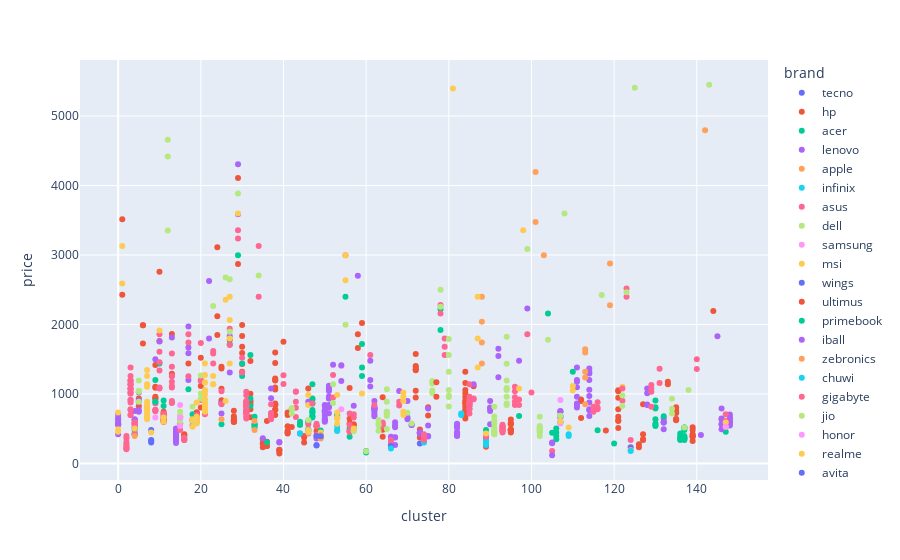

The cell this chart's notebook holds for it:
### Code cell
# Cruzamento entre brand e price, apresentando os clusters
px.scatter(df_laptops, x='cluster', y='price', color='brand')

### Figure 1 — Plotly figure (JSON) as saved in the notebook; plotly's stock layout.template omitted (floating-point values rounded to 4 significant figures; data arrays with more than 128 entries replaced by an {"elided": "..."} marker saying what was removed)
{"data": [{"hovertemplate": "brand=tecno<br>cluster=%{x}<br>price=%{y}<extra></extra>", "legendgroup": "tecno", "marker": {"color": "#636efa", "symbol": "circle"}, "mode": "markers", "name": "tecno", "orientation": "v", "showlegend": true, "type": "scatter", "x": [73, 44], "xaxis": "x", "y": [287.7, 431.6], "yaxis": "y"}, {"hovertemplate": "brand=hp<br>cluster=%{x}<br>price=%{y}<extra></extra>", "legendgroup": "hp", "marker": {"color": "#EF553B", "symbol": "circle"}, "mode": "markers", "name": "hp", "orientation": "v", "showlegend": true, "type": "scatter", "x": {"elided": "205 int values"}, "xaxis": "x", "y": {"elided": "205 float values"}, "yaxis": "y"}, {"hovertemplate": "brand=acer<br>cluster=%{x}<br>price=%{y}<extra></extra>", "legendgroup": "acer", "marker": {"color": "#00cc96", "symbol": "circle"}, "mode": "markers", "name": "acer", "orientation": "v", "showlegend": true, "type": "scatter", "x": [53, 47, 25, 4, 49, 47, 147, 49, 47, 130, 30, 30, 137, 46, 136, 13, 104, 49, 89, 47, 97, 10, 137, 33, 137, 44, 46, 33, 33, 33, 44, 53, 116, 120, 47, 130, 44, 47, 36, 4, 4, 137, 47, 130, 106, 106, 56, 78, 130, 136, 32, 130, 4, 47, 49, 137, 136, 137, 46, 47, 106, 106, 137, 46, 53, 107, 33, 59, 18, 27, 89, 105, 59, 59, 130, 17, 32, 55, 32, 130, 137, 56, 78, 29, 136, 47, 136, 11, 11], "xaxis": "x", "y": [479.6, 935.4, 563.6, 419.6, 395.7, 683.5, 455.6, 473.7, 1139.0, 575.6, 1439.0, 1259.0, 371.7, 467.6, 395.7, 875.4, 2159.0, 383.7, 359.7, 731.5, 683.5, 1439.0, 335.7, 563.6, 359.7, 557.7, 599.5, 539.7, 515.7, 563.6, 557.6, 683.5, 477.3, 287.7, 767.6, 791.4, 599.5, 740.0, 305.7, 479.6, 419.6, 515.6, 683.5, 635.5, 443.6, 503.6, 497.6, 1919.0, 809.5, 431.6, 1559.0, 905.5, 503.6, 863.4, 369.3, 359.6, 353.7, 515.6, 491.6, 659.5, 394.5, 347.8, 479.6, 599.5, 698.8, 677.5, 670.4, 1720.0, 707.5, 1715.0, 479.6, 441.4, 1259.0, 1379.0, 539.6, 1067.0, 827.4, 2400.0, 934.2, 551.6, 395.7, 384.9, 2219.0, 2998.0, 335.7, 917.5, 359.7, 827.5, 905.5], "yaxis": "y"}, {"hovertemplate": "brand=lenovo<br>cluster=%{x}<br>price=%{y}<extra></extra>", "legendgroup": "lenovo", "marker": {"color": "#ab63fa", "symbol": "circle"}, "mode": "markers", "name": "lenovo", "orientation": "v", "showlegend": true, "type": "scatter", "x": {"elided": "201 int values"}, "xaxis": "x", "y": {"elided": "201 float values"}, "yaxis": "y"}, {"hovertemplate": "brand=apple<br>cluster=%{x}<br>price=%{y}<extra></extra>", "legendgroup": "apple", "marker": {"color": "#FFA15A", "symbol": "circle"}, "mode": "markers", "name": "apple", "orientation": "v", "showlegend": true, "type": "scatter", "x": [113, 142, 113, 88, 113, 101, 101, 103, 88, 88, 113, 113, 119, 119, 88], "xaxis": "x", "y": [851.4, 4796.0, 1235.0, 1439.0, 1319.0, 3477.0, 4196.0, 2997.0, 2397.0, 1739.0, 1595, 1643.0, 2278.0, 2877.0, 2038.0], "yaxis": "y"}, {"hovertemplate": "brand=infinix<br>cluster=%{x}<br>price=%{y}<extra></extra>", "legendgroup": "infinix", "marker": {"color": "#19d3f3", "symbol": "circle"}, "mode": "markers", "name": "infinix", "orientation": "v", "showlegend": true, "type": "scatter", "x": [4, 83, 74, 89, 74, 44, 83, 53, 107, 89, 74, 53, 46], "xaxis": "x", "y": [419.6, 719.5, 359.7, 335.7, 323.7, 431.6, 695.5, 467.6, 587.6, 311.7, 299.7, 539.6, 467.6], "yaxis": "y"}, {"hovertemplate": "brand=asus<br>cluster=%{x}<br>price=%{y}<extra></extra>", "legendgroup": "asus", "marker": {"color": "#FF6692", "symbol": "circle"}, "mode": "markers", "name": "asus", "orientation": "v", "showlegend": true, "type": "scatter", "x": {"elided": "210 int values"}, "xaxis": "x", "y": {"elided": "210 float values"}, "yaxis": "y"}, {"hovertemplate": "brand=dell<br>cluster=%{x}<br>price=%{y}<extra></extra>", "legendgroup": "dell", "marker": {"color": "#B6E880", "symbol": "circle"}, "mode": "markers", "name": "dell", "orientation": "v", "showlegend": true, "type": "scatter", "x": [91, 80, 80, 57, 5, 52, 15, 20, 122, 104, 91, 42, 20, 102, 107, 18, 94, 63, 138, 78, 102, 65, 91, 94, 65, 20, 91, 65, 65, 91, 91, 107, 15, 15, 102, 42, 5, 42, 91, 5, 26, 63, 91, 76, 102, 76, 63, 134, 65, 5, 65, 91, 76, 99, 76, 70, 143, 18, 29, 23, 125, 108, 134, 5, 63, 134, 102, 94, 94, 91, 102, 102, 71, 80, 12, 117, 102, 123, 52, 15, 27, 55, 94, 94, 91, 94, 94, 65, 65, 80, 137, 78, 80, 80, 122, 34, 27, 12, 12, 91, 46, 57, 102, 15, 94, 80], "xaxis": "x", "y": [419.6, 818.4, 974.9, 475.5, 1037.0, 869.4, 599.7, 1007.0, 827.4, 1781.0, 455.6, 791.4, 929.4, 470.6, 687.2, 611.5, 839.5, 626.0, 1055.0, 2500.0, 440.5, 718.3, 419.6, 1823, 1067.0, 1265.0, 617.5, 683.5, 743.5, 815.9, 675.7, 682.2, 683.5, 611.5, 467.6, 791.4, 1193.0, 719.5, 449.6, 1031.0, 2678.0, 550.1, 459.9, 1187.0, 395.7, 1049.0, 575.6, 929.4, 496.9, 1047.0, 725.5, 447.1, 1013.0, 3088.0, 1151.0, 730.4, 5451.0, 814.2, 3886.0, 2267.0, 5409.0, 3598.0, 785.6, 887.4, 471.2, 719.5, 501.4, 1055.0, 1085.0, 491.6, 524.0, 671.5, 575.6, 955.8, 3352.0, 2423.0, 490.4, 2465.0, 1138.0, 743.5, 1895.0, 1997.0, 1193.0, 959.7, 515.6, 1067.0, 863.4, 887.4, 743.5, 1790.0, 515.7, 2255.0, 1319.0, 1559.0, 976.3, 2704.0, 2650.0, 4659.0, 4419.0, 575.6, 623.5, 461.6, 539.6, 670.4, 1434.0, 1055.0], "yaxis": "y"}, {"hovertemplate": "brand=samsung<br>cluster=%{x}<br>price=%{y}<extra></extra>", "legendgroup": "samsung", "marker": {"color": "#FF97FF", "symbol": "circle"}, "mode": "markers", "name": "samsung", "orientation": "v", "showlegend": true, "type": "scatter", "x": [54, 15, 107, 15, 107, 15, 54], "xaxis": "x", "y": [779.5, 539.6, 575.6, 839.4, 911.4, 659.5, 1403.0], "yaxis": "y"}, {"hovertemplate": "brand=msi<br>cluster=%{x}<br>price=%{y}<extra></extra>", "legendgroup": "msi", "marker": {"color": "#FECB52", "symbol": "circle"}, "mode": "markers", "name": "msi", "orientation": "v", "showlegend": true, "type": "scatter", "x": [7, 21, 89, 7, 7, 26, 11, 4, 53, 21, 19, 21, 46, 53, 7, 46, 7, 7, 18, 21, 59, 21, 27, 81, 69, 26, 7, 7, 21, 7, 87, 27, 87, 19, 7, 7, 87, 27, 29, 53, 49, 10, 97, 7, 19, 7, 69, 11, 23, 69, 23, 19, 23, 69, 0, 19, 18, 122, 21, 98, 21, 19, 21, 55, 21, 21, 46, 46, 1, 7, 21, 55, 1, 27, 21, 69, 147, 147, 57, 0, 53, 110, 21, 110, 107, 53, 53, 0, 21, 7], "xaxis": "x", "y": [635.5, 800.9, 431.2, 839.4, 659.5, 899.4, 599.5, 503.6, 659.5, 743.5, 635.5, 755.5, 479.6, 647.5, 683.5, 443.6, 815.4, 785.5, 527.6, 1271.0, 1007.0, 795.8, 2399.0, 5397.0, 959.4, 2358.0, 755.5, 1139.0, 1163.0, 1259.0, 1799.0, 1799.0, 1379.0, 671.5, 707.5, 671.5, 2399.0, 1439.0, 3598.0, 983.3, 443.6, 1912.0, 1079.0, 887.4, 575.6, 1343.0, 695.5, 659.5, 1259.0, 899.4, 1139.0, 611.5, 1139.0, 1019.0, 731.5, 623.5, 635.5, 1103.0, 1055.0, 3358.0, 923.4, 875.4, 1043.0, 2998.0, 767.5, 1163.0, 983.3, 839.4, 3130.0, 781.9, 875.4, 2638.0, 2590.0, 2063.0, 839.4, 743.5, 527.6, 587.6, 503.6, 455.6, 569.6, 1115.0, 995.3, 1048.0, 606.8, 731.5, 647.5, 491.6, 1439.0, 1103.0], "yaxis": "y"}, {"hovertemplate": "brand=wings<br>cluster=%{x}<br>price=%{y}<extra></extra>", "legendgroup": "wings", "marker": {"color": "#636efa", "symbol": "circle"}, "mode": "markers", "name": "wings", "orientation": "v", "showlegend": true, "type": "scatter", "x": [8, 8, 8, 8], "xaxis": "x", "y": [335.7, 479.6, 299.7, 323.7], "yaxis": "y"}, {"hovertemplate": "brand=ultimus<br>cluster=%{x}<br>price=%{y}<extra></extra>", "legendgroup": "ultimus", "marker": {"color": "#EF553B", "symbol": "circle"}, "mode": "markers", "name": "ultimus", "orientation": "v", "showlegend": true, "type": "scatter", "x": [89, 39, 39, 39, 39, 89], "xaxis": "x", "y": [239.8, 191.8, 143.8, 179.8, 197.8, 274.8], "yaxis": "y"}, {"hovertemplate": "brand=primebook<br>cluster=%{x}<br>price=%{y}<extra></extra>", "legendgroup": "primebook", "marker": {"color": "#00cc96", "symbol": "circle"}, "mode": "markers", "name": "primebook", "orientation": "v", "showlegend": true, "type": "scatter", "x": [60, 60], "xaxis": "x", "y": [179.8, 155.8], "yaxis": "y"}, {"hovertemplate": "brand=iball<br>cluster=%{x}<br>price=%{y}<extra></extra>", "legendgroup": "iball", "marker": {"color": "#ab63fa", "symbol": "circle"}, "mode": "markers", "name": "iball", "orientation": "v", "showlegend": true, "type": "scatter", "x": [105], "xaxis": "x", "y": [117.5], "yaxis": "y"}, {"hovertemplate": "brand=zebronics<br>cluster=%{x}<br>price=%{y}<extra></extra>", "legendgroup": "zebronics", "marker": {"color": "#FFA15A", "symbol": "circle"}, "mode": "markers", "name": "zebronics", "orientation": "v", "showlegend": true, "type": "scatter", "x": [49, 4, 25, 49, 33, 49, 33], "xaxis": "x", "y": [407.7, 395.7, 635.5, 359.7, 479.6, 395.7, 611.5], "yaxis": "y"}, {"hovertemplate": "brand=chuwi<br>cluster=%{x}<br>price=%{y}<extra></extra>", "legendgroup": "chuwi", "marker": {"color": "#19d3f3", "symbol": "circle"}, "mode": "markers", "name": "chuwi", "orientation": "v", "showlegend": true, "type": "scatter", "x": [109, 89, 89, 109], "xaxis": "x", "y": [395.7, 299.7, 263.7, 419.6], "yaxis": "y"}, {"hovertemplate": "brand=gigabyte<br>cluster=%{x}<br>price=%{y}<extra></extra>", "legendgroup": "gigabyte", "marker": {"color": "#FF6692", "symbol": "circle"}, "mode": "markers", "name": "gigabyte", "orientation": "v", "showlegend": true, "type": "scatter", "x": [47, 122], "xaxis": "x", "y": [863.4, 1079.0], "yaxis": "y"}, {"hovertemplate": "brand=jio<br>cluster=%{x}<br>price=%{y}<extra></extra>", "legendgroup": "jio", "marker": {"color": "#B6E880", "symbol": "circle"}, "mode": "markers", "name": "jio", "orientation": "v", "showlegend": true, "type": "scatter", "x": [60], "xaxis": "x", "y": [176.3], "yaxis": "y"}, {"hovertemplate": "brand=honor<br>cluster=%{x}<br>price=%{y}<extra></extra>", "legendgroup": "honor", "marker": {"color": "#FF97FF", "symbol": "circle"}, "mode": "markers", "name": "honor", "orientation": "v", "showlegend": true, "type": "scatter", "x": [9, 147], "xaxis": "x", "y": [659.5, 527.6], "yaxis": "y"}, {"hovertemplate": "brand=realme<br>cluster=%{x}<br>price=%{y}<extra></extra>", "legendgroup": "realme", "marker": {"color": "#FECB52", "symbol": "circle"}, "mode": "markers", "name": "realme", "orientation": "v", "showlegend": true, "type": "scatter", "x": [8, 109], "xaxis": "x", "y": [443.6, 515.6], "yaxis": "y"}, {"hovertemplate": "brand=avita<br>cluster=%{x}<br>price=%{y}<extra></extra>", "legendgroup": "avita", "marker": {"color": "#636efa", "symbol": "circle"}, "mode": "markers", "name": "avita", "orientation": "v", "showlegend": true, "type": "scatter", "x": [48, 48, 49, 124, 66], "xaxis": "x", "y": [256.5, 395.2, 390.4, 232.9, 251.8], "yaxis": "y"}, {"hovertemplate": "brand=microsoft<br>cluster=%{x}<br>price=%{y}<extra></extra>", "legendgroup": "microsoft", "marker": {"color": "#EF553B", "symbol": "circle"}, "mode": "markers", "name": "microsoft", "orientation": "v", "showlegend": true, "type": "scatter", "x": [77, 77], "xaxis": "x", "y": [959.4, 1169.0], "yaxis": "y"}, {"hovertemplate": "brand=fujitsu<br>cluster=%{x}<br>price=%{y}<extra></extra>", "legendgroup": "fujitsu", "marker": {"color": "#00cc96", "symbol": "circle"}, "mode": "markers", "name": "fujitsu", "orientation": "v", "showlegend": true, "type": "scatter", "x": [9, 9, 110, 9, 132], "xaxis": "x", "y": [887.4, 887.4, 1319.0, 1199.0, 677.5], "yaxis": "y"}, {"hovertemplate": "brand=lg<br>cluster=%{x}<br>price=%{y}<extra></extra>", "legendgroup": "lg", "marker": {"color": "#ab63fa", "symbol": "circle"}, "mode": "markers", "name": "lg", "orientation": "v", "showlegend": true, "type": "scatter", "x": [54, 37, 145, 54, 37, 13, 52], "xaxis": "x", "y": [1187.0, 939.1, 1829.0, 1414.0, 1077.0, 1811.0, 1421.0], "yaxis": "y"}, {"hovertemplate": "brand=walker<br>cluster=%{x}<br>price=%{y}<extra></extra>", "legendgroup": "walker", "marker": {"color": "#FFA15A", "symbol": "circle"}, "mode": "markers", "name": "walker", "orientation": "v", "showlegend": true, "type": "scatter", "x": [124], "xaxis": "x", "y": [191.8], "yaxis": "y"}, {"hovertemplate": "brand=axl<br>cluster=%{x}<br>price=%{y}<extra></extra>", "legendgroup": "axl", "marker": {"color": "#19d3f3", "symbol": "circle"}, "mode": "markers", "name": "axl", "orientation": "v", "showlegend": true, "type": "scatter", "x": [66, 124], "xaxis": "x", "y": [215.8, 179.8], "yaxis": "y"}], "layout": {"legend": {"title": {"text": "brand"}, "tracegroupgap": 0}, "margin": {"t": 60}, "xaxis": {"anchor": "y", "domain": [0, 1], "title": {"text": "cluster"}}, "yaxis": {"anchor": "x", "domain": [0, 1], "title": {"text": "price"}}}}
